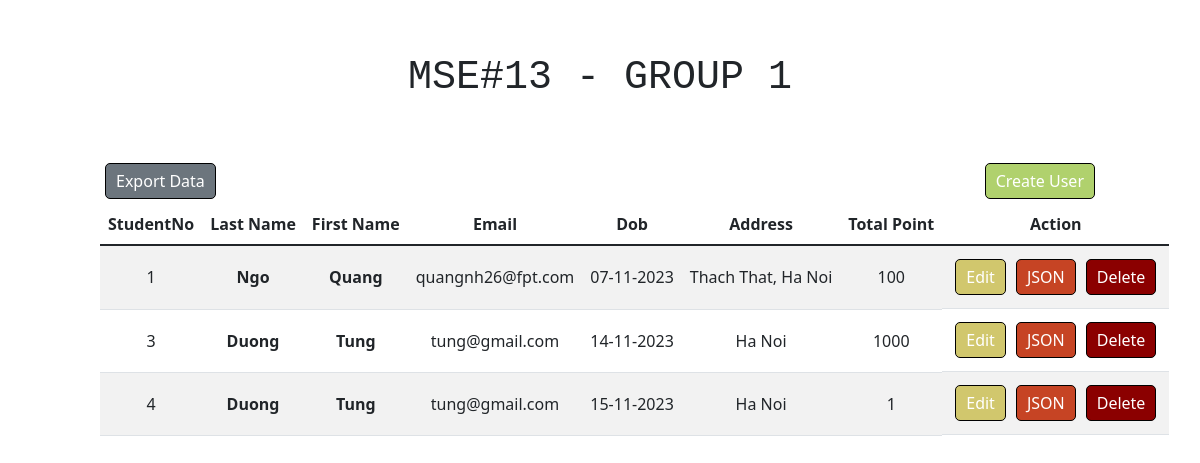
Before: / with the older database file.
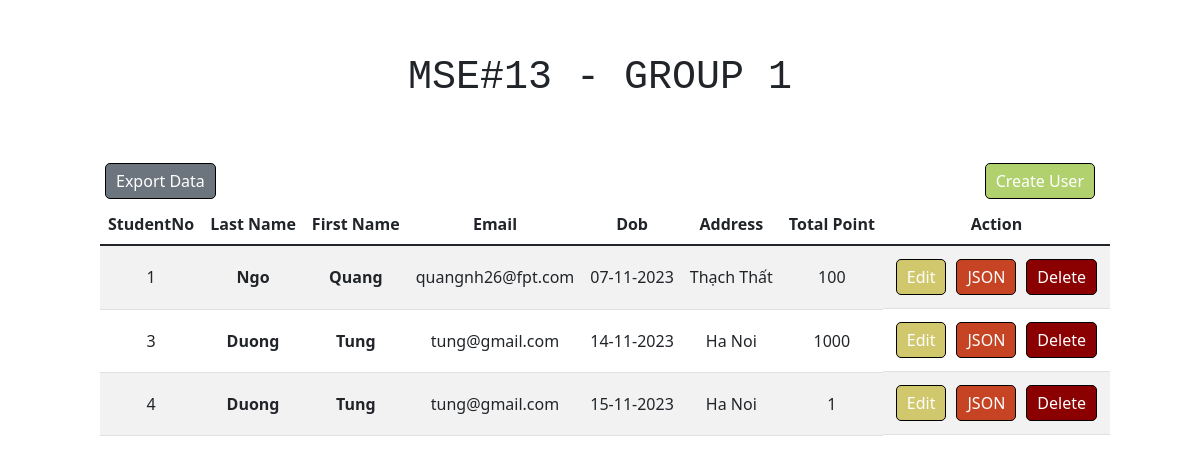
After: the same page with the newer database file.
### tables this page shows
CREATE TABLE students (
    studentNo INTEGER PRIMARY KEY AUTOINCREMENT,
    lastName TEXT,
    firstName TEXT,
    email TEXT,
    dob TIMESTAMP NOT NULL DEFAULT CURRENT_TIMESTAMP,
    address TEXT,
    totalPoint TEXT
);

### Application.py (the view)
@app.route('/')
def getAllStudent():
    studentList = studentService.getAllStudent()
    return render_template('index.html', entries=studentList)

### repository/StudentRepository.py (called while the page is built)
def getAllStudent():
    try:
        print("Get All Student")
        connection = sqlite3.connect('database.db')
        cursor = connection.execute("SELECT * FROM students")
        studentList = []
        for row in cursor:
            studentNo = row[0]
            lastName = row[1]
            firstName = row[2]
            email = row[3]
            dob = row[4]
            address = row[5]
            point = row[6]
            studentList.append(student.Student(studentNo, lastName, firstName, email, dob, address, point))
        return studentList
    finally:
        cursor.close()
        connection.close()

### service/StudentService.py (called while the page is built)
def getAllStudent():
    return studentRepository.getAllStudent()

### templates/index.html (shortened to what this page needs)
<!DOCTYPE html>
<html lang="en">
<head>
    <link rel="stylesheet" href="https://cdn.jsdelivr.net/npm/bootstrap@5.1.3/dist/css/bootstrap.min.css">
</head>
<body>
<div class="font-monospace text-center fs-1 mt-5">MSE#13 - GROUP 1</div>
<div class="container-table col-md-10">
    <div>
        <a id="btn-create" class="btn btn-secondary" href="/create-page">Create User</a>
        <a id="btn-crawl" class="btn btn-secondary" href="/crawl">Export Data</a>
    </div>
    <table class="table table-striped table-hover">
        <thead>
        <tr>
            <th>StudentNo</th>
            <th>Last Name</th>
            <th>First Name</th>
            <th>Email</th>
            <th>Dob</th>
            <th>Address</th>
            <th>Total Point</th>
            <th>Action</th>
        </tr>
        </thead>
        <tbody>
        {% for entry in entries %}
            <tr>
                <td>{{ entry.studentNo }}</td>
                <td><strong>{{ entry.lastName }}</strong></td>
                <td><strong>{{ entry.firstName }}</strong></td>
                <td>{{ entry.email }}</td>
                <td>{{ entry.dob }}</td>
                <td>{{ entry.address }}</td>
                <td>{{ entry.totalPoint }}</td>
                <td class="btn-container">
                    <a class="btn-update" href="/update-page/{{ entry.studentNo }}">Edit</a>
                    <a class="btn-json" href="/json/{{ entry.studentNo }}">JSON</a>
                    <a class="btn-delete" href="/delete/{{ entry.studentNo }}">Delete</a>
                </td>
            </tr>
        {% endfor %}
        </tbody>
    </table>
</div>
</body>
</html>

Changed rows visible on the page:
changed students "Ngo": address "Thach That, Ha Noi" → "Thạch Thất"
